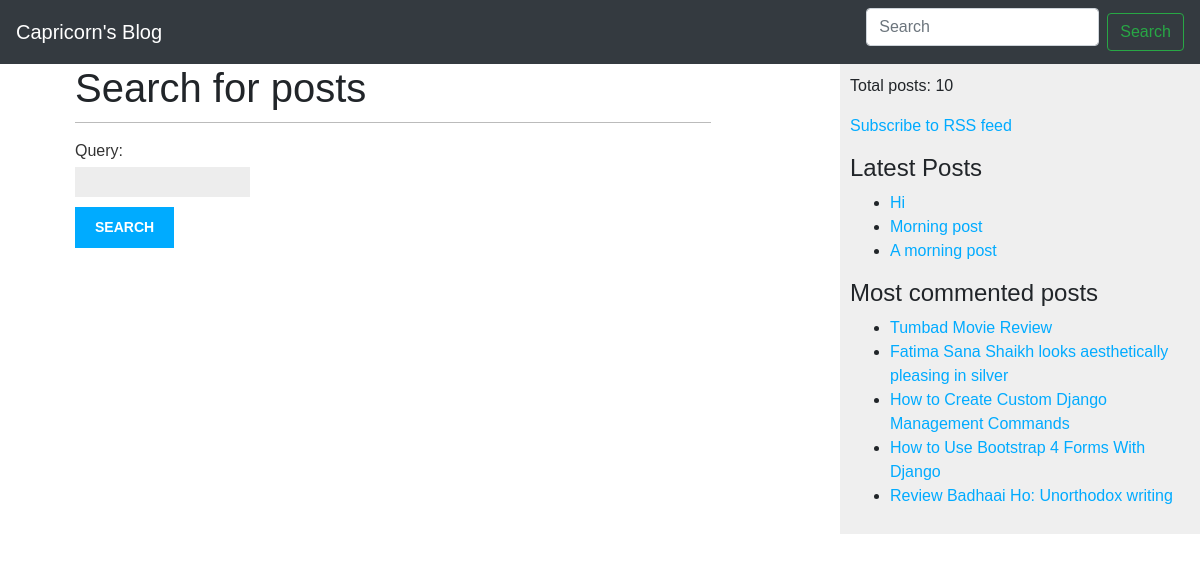
The app's page /search/ with its own data.
### blog/models.py (models this page shows, shortened)
class Post(models.Model):
    STATUS_CHOICE = (
        ('draft', 'Draft'),
        ('published', 'Published'),
    )
    title = models.CharField(max_length=250)
    slug = models.SlugField(max_length=250, unique_for_date='publish', blank=True, null=False)
    author = models.ForeignKey(User, on_delete=models.CASCADE, related_name='blog_posts')
    body = models.TextField()
    publish = models.DateTimeField(default=timezone.now)
    created = models.DateTimeField(auto_now_add=True)
    updated = models.DateTimeField(auto_now=True)
    status = models.CharField(max_length=10, choices=STATUS_CHOICE, default='draft')
    objects = models.Manager()  # default manager
    published = PublishedManager()  # custom manager
    tags = TaggableManager()
    class Meta:
        ordering = ('-publish',)
    def get_absolute_url(self):
        return reverse('blog:post_detail', args=[
            self.publish.year,
            self.publish.month,
            self.publish.day,
            self.slug
        ])

### blog/views.py (the view, shortened to what this page needs)
# urls.py: path('search/', views.post_search, name='post_search'),
def post_search(request):
    form = SearchForm()
    template = 'blog/post/search.html'
    return render(request, template_name=template, context={'form': form})

### blog/forms.py
class SearchForm(forms.Form):
    query = forms.CharField()

### blog/models.py (called while the page is built)
    def get_queryset(self):
        return super().get_queryset().filter(status='published')

### blog/templatetags/blog_tags.py (called while the page is built)
@register.simple_tag
def total_posts():
    return Post.published.count()

@register.inclusion_tag('blog/snippets/latest_posts.html')
def show_latest_posts(count=5):
    latest_posts = Post.published.order_by('-publish')[:count]
    return {'latest_posts': latest_posts}

@register.simple_tag
def get_most_commented_posts(count=5):
    return Post.published.annotate(total_comments=Count('comments')).order_by('-total_comments')[:count]

### blog/templates/blog/post/search.html (shortened to what this page needs)
{% extends 'blog/base.html' %}
{% block content %}
    {% if "query" in request.GET %}
        <h2>Search results for "{{ cd.query }}"</h2>
        <h4>Found {{ total_results }} result{{ total_results|pluralize }}</h4>
        {% for result in results %}
            {% with post=result.object %}
                <h4><a href="{{ post.get_absolute_url }}">{{ post.title }}</a></h4>
                {{ post.body|truncatewords:5 }}
            {% endwith %}
        {% empty %}
            <p>There are no results matching <b>{{ cd.query }}</b></p>
        {% endfor %}
        <p><a href="{% url 'blog:post_search' %}">Try again</a></p>
    {% else %}
        <h1>Search for posts</h1>
        <form action="." method="get">
            {{ form.as_p }}
            <input type="submit" value="Search">
        </form>
    {% endif %}
{% endblock %}

### blog/templates/blog/base.html (shortened to what this page needs)
{% load blog_tags %}
{% load static %}
<!DOCTYPE html>
<html lang="en">
<head>
    <link rel="stylesheet" href="https://stackpath.bootstrapcdn.com/bootstrap/4.1.3/css/bootstrap.min.css"
>
    <link rel="stylesheet" href="{% static 'css/blog_app.css' %}">
</head>
<body>
<nav class="navbar navbar-dark bg-dark">
    <a href="{% url 'blog:post_list' %}" class="navbar-brand">Capricorn's Blog</a>
    <form class="form-inline" method="get" action="{% url 'blog:post_search' %}">
        <input class="form-control mr-sm-2" name="query" type="search" placeholder="Search" aria-label="Search">
        <button class="btn btn-outline-success my-2 my-sm-0" type="submit">Search</button>
    </form>
</nav>
<div class="container">
    <div id="content">
        {% block content %}
        {% endblock %}
    </div>
</div>
<div id="sidebar">
    <p>Total posts: {% total_posts %}</p>
    <p><a href="{% url 'blog:post_feed' %}">Subscribe to RSS feed</a></p>
    <h4>Latest Posts</h4>
    {% show_latest_posts 3 %}
    <h4>Most commented posts</h4>
    {% get_most_commented_posts as most_commented_posts %}
    <ul>
        {% for post in most_commented_posts %}
            <li><a href="{{ post.get_absolute_url }}">{{ post.title }}</a></li>
        {% endfor %}
    </ul>
</div>
</body>
</html>

### blog/templates/blog/snippets/latest_posts.html
<ul>
    {% for post in latest_posts %}
        <li><a href="{{ post.get_absolute_url }}">{{ post.title }}</a></li>
    {% endfor %}
</ul>

### blog/static/css/blog_app.css (style rules this page uses)
body { margin:0; padding:0; font-family:helvetica, sans-serif; }
a { color:#00abff; text-decoration:none; }
h1 { font-weight:normal; border-bottom:1px solid #bbb; padding:0 0 10px 0; }
#content { float:left; width:60%; padding:0 0 0 30px; }
#sidebar { float:right; width:30%; padding:10px; background:#efefef; height:100%; }
label { float:left; clear:both; color:#333; margin-bottom:4px; }
input, textarea { clear:both; float:left; margin:0 0 10px; background:#ededed; border:0; padding:6px 10px; font-size:12px; }
input[type=submit] { font-weight:bold; background:#00abff; color:#fff; padding:10px 20px; font-size:14px; text-transform:uppercase; }

### records on screen
Post: title "Hi"
Post: title "Morning post"
Post: title "A morning post"
Post: title "Tumbad Movie Review"
Post: title "Fatima Sana Shaikh looks aesthetically pleasing in silver"
Post: title "How to Create Custom Django Management Commands"
Post: title "How to Use Bootstrap 4 Forms With Django"
Post: title "Review Badhaai Ho: Unorthodox writing"
